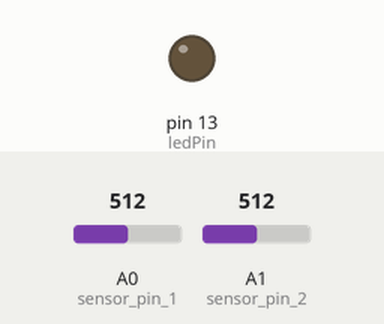
Bench run of a sketch on a simulated Arduino Uno, built with avr-gcc and run on an emulated ATmega328P. Parts: output pins drawn as LEDs (lit = HIGH). The test bench sets the inputs (shaded band); at power-on: A0 (sensor_pin_1) = 512, A1 (sensor_pin_2) = 512. The ROS host is connected and sends only what is stated.

Above: at 1.2 s.
1.3 s: A0 (sensor_pin_1) set to 936
2.8 s: A0 (sensor_pin_1) set to 960
At 3.9 s:
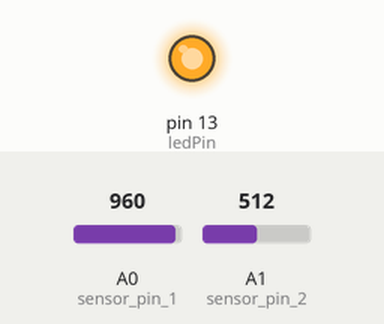
4.3 s: A0 (sensor_pin_1) set to 940
At 5.0 s:
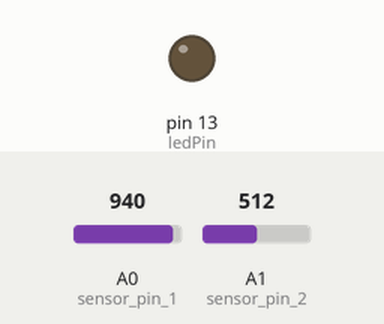
5.8 s: A0 (sensor_pin_1) set to 1023
At 6.1 s:
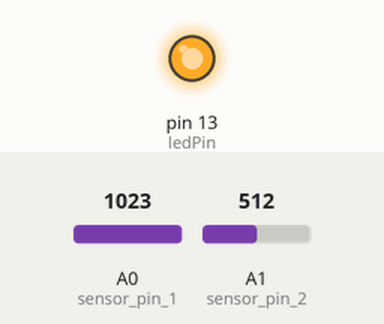
Timing chart, 0 to 8.3 s (numbered marks = the images above; inputs shaded):
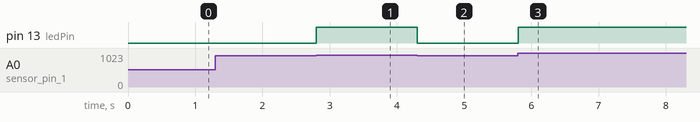

The sketch:

control_hook-detection.ino
```cpp
//Arduino ROS code for detecting contact with antenna module

//For å starte node i ROS:
//rosrun rosserial_python serial_node.py /dev/ttyACM0


#include <ros.h>
#include <std_msgs/UInt8.h>

ros::NodeHandle nh;

std_msgs::UInt8 claw_msg;


ros::Publisher pub_claw("claw_contact", &claw_msg);


const int sensor_pin_1 = A0; //input_1 signal
const int sensor_pin_2 = A1; //input_2 signal


unsigned int sensor_value_1 = 0; //variable to store the value coming from the sensor
unsigned int sensor_value_2 = 0;

const int ledPin = 13;


void setup() {
  // put your setup code here, to run once:
  nh.initNode();
  nh.advertise(pub_claw);

  pinMode(ledPin,OUTPUT);
  //Serial.begin(9600);

}

void loop() {

  sensor_value_1 = analogRead(sensor_pin_1);
  sensor_value_2 = analogRead(sensor_pin_2);

  //debug info
  Serial.println(sensor_value_1);
  Serial.println(sensor_value_2);
  //****


  if (sensor_value_1 > 950 && sensor_value_2 > 950) {
    digitalWrite(ledPin,HIGH);
    claw_msg.data = 3;
    pub_claw.publish(&claw_msg);
  }

  else if (sensor_value_1 > 950) {
    digitalWrite(ledPin,HIGH);
    claw_msg.data = 1;
    pub_claw.publish(&claw_msg);
  }

  else if (sensor_value_2 > 950) {
    digitalWrite(ledPin,HIGH);
    claw_msg.data = 2;
    pub_claw.publish(&claw_msg);
  }

  else {
    digitalWrite(ledPin,LOW);
    claw_msg.data = 0;
    pub_claw.publish(&claw_msg);
  }


  nh.spinOnce();
}
```

Measured:
- the behaviour switches between 950 and 951 on A0 (sensor_pin_1) (found by bisection; images 0 and 1)
- after the input at 1.3 s, every drawn part: stays the same
- after the input at 2.8 s, pin 13 (ledPin): LOW → HIGH at once
- after the input at 4.3 s, pin 13 (ledPin): HIGH → LOW at once
- after the input at 5.8 s, pin 13 (ledPin): LOW → HIGH at once
